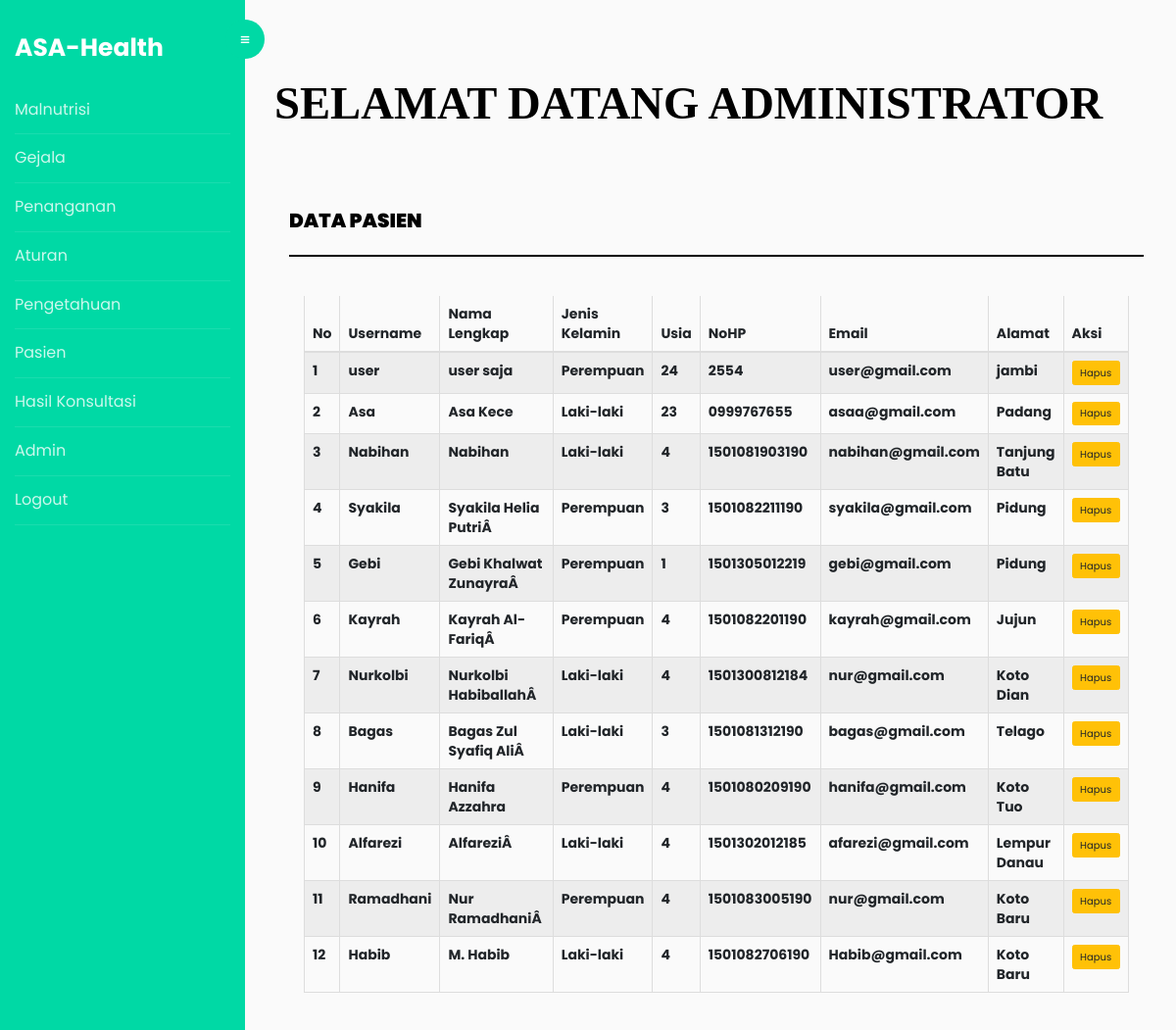
The app's page /home.php?page=member (signed in) with its own data.
### tables this page shows
CREATE TABLE `pasien` (
  `id_pasien` int(11) NOT NULL,
  `username` varchar(30) NOT NULL,
  `pass` varchar(30) NOT NULL,
  `nama` varchar(30) NOT NULL,
  `jk` varchar(15) NOT NULL,
  `usia` varchar(3) NOT NULL,
  `hp` varchar(13) NOT NULL,
  `email` varchar(40) NOT NULL,
  `alamat` text NOT NULL
);

### admin/member.php (the view)
<div class="content-wrapper">
       <div class="container">
           <div class="row">
               <div class="col-md-12">
                   <h4 class="page-head-line">DATA PASIEN</h4>
               </div>
           </div>
           <div class="col-md-12">
               <div class="table-responsive">
                   <table class="table table-striped table-bordered table-hover">
                       <thead>
                           <tr>
                               <th width="5%">No</th>
                               <th>Username</th>
                               <th>Nama Lengkap</th>
                               <th width="11%">Jenis Kelamin</th>
							<th width="10%">Usia</th>
							<th width="10%">NoHP</th>
							<th width="20%">Email</th>
                               <th width="20%">Alamat</th>
                               <th width="5%">Aksi</th>
                           </tr>
                       </thead>
                       <tbody>
                       	<?php
						include "koneksi.php";
						$sql= mysqli_query($koneksi, "SELECT * FROM pasien");
						$no=1;
						while($row = mysqli_fetch_array($sql)){
						?>
                           <tr>
                               <td><?php echo $no; ?></td>
                               <td><?php echo $row['username']; ?></td>
                               <td><?php echo $row['nama']; ?></td>
                               <td><?php echo $row['jk']; ?></td>
							<td><?php echo $row['usia']; ?></td>
                               <td><?php echo $row['hp']; ?></td>
							<td><?php echo $row['email']; ?></td>
                               <td><?php echo $row['alamat']; ?></td>
                               <td>
				  			<a onclick="return confirm ('Yakin Data ini Dihapus..?')" href="?page=deletemember&id_pasien=<?php echo $row['id_pasien'];?>" class='btn btn-warning'>Hapus</a>
                               </td>
                           </tr>
                           <?php
						$no++;
						}
						?>
                       </tbody>
                   </table>
               </div>
           </div>
       </div>
   </div>

### assets/css/style.css (style rules this page uses)
body { font-family: 'Roboto', sans-serif; line-height: 30px; }
.content-wrapper { margin-top: 40px; min-height: 343px; padding-bottom: 60px; }
.page-head-line { font-weight: 900; padding-bottom: 20px; border-bottom: 2px solid #000000; text-transform: uppercase; color: #000000; font-size: 20px; margin-bottom: 40px; }
.btn { border-radius: 0px; -webkit-border-radius: 0px; -moz-border-radius: 0px; }

### records on screen
pasien: username "user", nama "user saja", jk "Perempuan", usia "24", hp "2554", email "user@gmail.com", alamat "jambi"
pasien: username "Asa", nama "Asa Kece", jk "Laki-laki", usia "23", hp "0999767655", email "asaa@gmail.com", alamat "Padang"
pasien: username "Nabihan", nama "Nabihan", jk "Laki-laki", usia "4", hp "1501081903190", email "nabihan@gmail.com", alamat "Tanjung Batu"
pasien: username "Syakila", nama "Syakila Helia PutriÂ", jk "Perempuan", usia "3", hp "1501082211190", email "syakila@gmail.com", alamat "Pidung"
pasien: username "Gebi", nama "Gebi Khalwat ZunayraÂ", jk "Perempuan", usia "1", hp "1501305012219", email "gebi@gmail.com", alamat "Pidung"
pasien: username "Kayrah", nama "Kayrah Al-FariqÂ", jk "Perempuan", usia "4", hp "1501082201190", email "kayrah@gmail.com", alamat "Jujun"
pasien: username "Nurkolbi", nama "Nurkolbi HabiballahÂ", jk "Laki-laki", usia "4", hp "1501300812184", email "nur@gmail.com", alamat "Koto Dian"
pasien: username "Bagas", nama "Bagas Zul Syafiq AliÂ", jk "Laki-laki", usia "3", hp "1501081312190", email "bagas@gmail.com", alamat "Telago"
pasien: username "Hanifa", nama "Hanifa Azzahra", jk "Perempuan", usia "4", hp "1501080209190", email "hanifa@gmail.com", alamat "Koto Tuo"
pasien: username "Alfarezi", nama "AlfareziÂ", jk "Laki-laki", usia "4", hp "1501302012185", email "afarezi@gmail.com", alamat "Lempur Danau"
pasien: username "Ramadhani", nama "Nur RamadhaniÂ", jk "Perempuan", usia "4", hp "1501083005190", email "nur@gmail.com", alamat "Koto Baru"
pasien: username "Habib", nama "M. Habib", jk "Laki-laki", usia "4", hp "1501082706190", email "Habib@gmail.com", alamat "Koto Baru"

### other values on screen
$nama_lengkap "ADMINISTRATOR"
